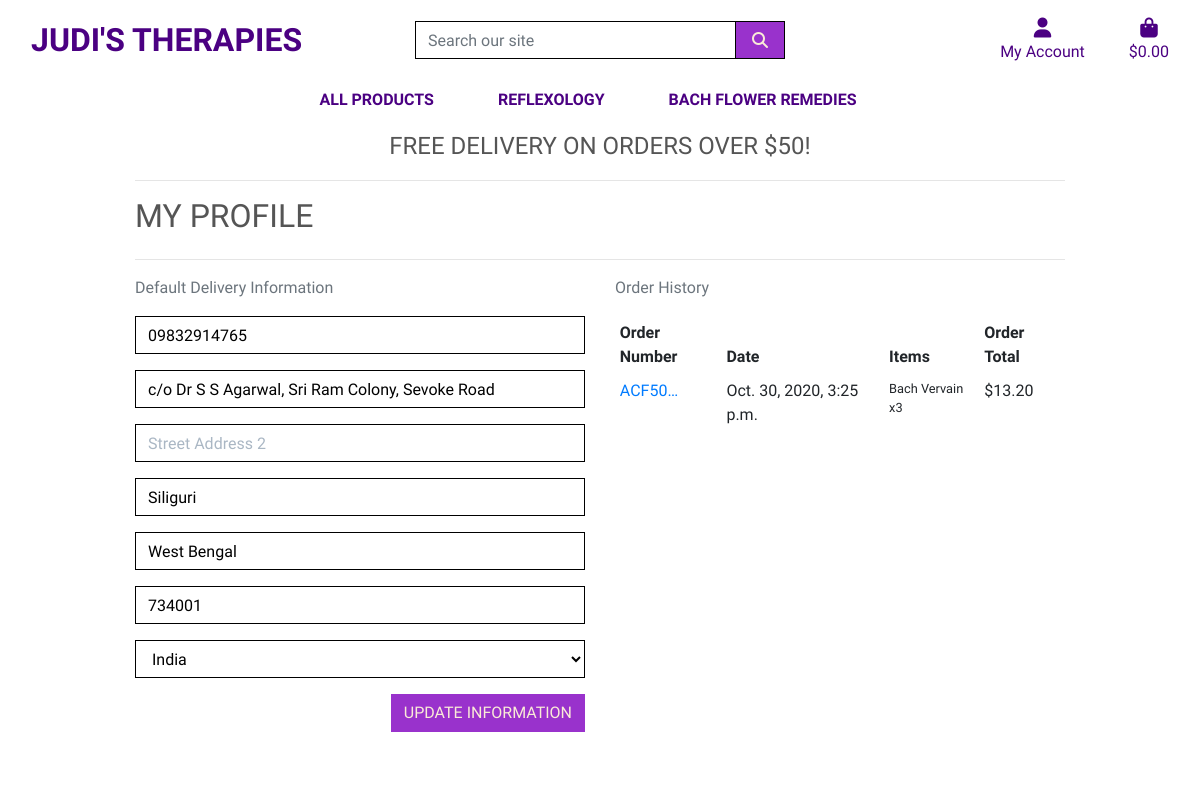
The page /profile/ (signed in) on the database its author committed.
### profiles/models.py (models this page shows, shortened)
class UserProfile(models.Model):
    user = models.OneToOneField(User, on_delete=models.CASCADE)
    default_phone_number = models.CharField(max_length=20, null=True, blank=True)
    default_street_address1 = models.CharField(max_length=80, null=True, blank=True)
    default_street_address2 = models.CharField(max_length=80, null=True, blank=True)
    default_town_or_city = models.CharField(max_length=40, null=True, blank=True)
    default_county = models.CharField(max_length=80, null=True, blank=True)
    default_postcode = models.CharField(max_length=20, null=True, blank=True)
    default_country = CountryField(blank_label='Country', null=True, blank=True)

### checkout/models.py (models this page shows, shortened)
class Order(models.Model):
    order_number = models.CharField(max_length=32, null=False, editable=False)
    user_profile = models.ForeignKey(UserProfile, on_delete=models.SET_NULL,
                                     null=True, blank=True, related_name='orders')
    full_name = models.CharField(max_length=50, null=False, blank=False)
    email = models.EmailField(max_length=254, null=False, blank=False)
    phone_number = models.CharField(max_length=20, null=False, blank=False)
    country = CountryField(blank_label='Country *', null=False, blank=False)
    postcode = models.CharField(max_length=20, null=True, blank=True)
    town_or_city = models.CharField(max_length=40, null=False, blank=False)
    street_address1 = models.CharField(max_length=80, null=False, blank=False)
    street_address2 = models.CharField(max_length=80, null=True, blank=True)
    county = models.CharField(max_length=80, null=True, blank=True)
    date = models.DateTimeField(auto_now_add=True)
    delivery_cost = models.DecimalField(max_digits=6, decimal_places=2, null=False, default=0)
    order_total = models.DecimalField(max_digits=10, decimal_places=2, null=False, default=0)
    grand_total = models.DecimalField(max_digits=10, decimal_places=2, null=False, default=0)
    original_bag = models.TextField(null=False, blank=False, default='')
    stripe_pid = models.CharField(max_length=254, null=False, blank=False, default='')

class OrderLineItem(models.Model):
    order = models.ForeignKey(Order, null=False, blank=False, on_delete=models.CASCADE, related_name='lineitems')
    product = models.ForeignKey(Product, null=False, blank=False, on_delete=models.CASCADE)
    product_size = models.CharField(max_length=2, null=True, blank=True) # XS, S, M, L, XL
    quantity = models.IntegerField(null=False, blank=False, default=0)
    lineitem_total = models.DecimalField(max_digits=6, decimal_places=2, null=False, blank=False, editable=False)

### products/models.py (models this page shows, shortened)
class Product(models.Model):
    category = models.ForeignKey('Category', null=True, blank=True, on_delete=models.SET_NULL)
    sku = models.CharField(max_length=254, null=True, blank=True)
    name = models.CharField(max_length=254)
    description = models.TextField()
    price = models.DecimalField(max_digits=6, decimal_places=2)
    has_sizes = models.BooleanField(default=False, null=True, blank=True)
    rating = models.DecimalField(max_digits=6, decimal_places=2, null=True, blank=True)
    image = models.ImageField(null=True, blank=True)

### profiles/views.py (the view)
# urls.py: path('profile/', include('profiles.urls')),
def profile(request):
    profile = get_object_or_404(UserProfile, user=request.user)
    if request.method == 'POST':
        form = UserProfileForm(request.POST, instance=profile)
        if form.is_valid():
            form.save()
            messages.success(request, 'Profile updated successfully')
        else:
            messages.error(request, 'Update failed. Please ensure the form is valid.')
    else:
        form = UserProfileForm(instance=profile)
    orders = profile.orders.all()
    template = 'profiles/profile.html'
    context = {
        'form': form,
        'orders': orders,
        'on_profile_page': True
    }
    return render(request, template, context)

### profiles/forms.py
class UserProfileForm(forms.ModelForm):
    class Meta:
        model = UserProfile
        exclude = ('user',)
    def __init__(self, *args, **kwargs):
        super().__init__(*args, **kwargs)
        placeholders = {
            'default_phone_number': 'Phone Number',
            'default_postcode': 'Postal Code',
            'default_town_or_city': 'Town or City',
            'default_street_address1': 'Street Address 1',
            'default_street_address2': 'Street Address 2',
            'default_county': 'County, State or Locality',
        }
        self.fields['default_phone_number'].widget.attrs['autofocus'] = True
        for field in self.fields:
            if field != 'default_country':
                if self.fields[field].required:
                    placeholder = f'{placeholders[field]} *'
                else:
                    placeholder = placeholders[field]
                self.fields[field].widget.attrs['placeholder'] = placeholder
            self.fields[field].widget.attrs['class'] = 'border-black rounded-0 profile-form-input'
            self.fields[field].label = False

### bag/contexts.py (called while the page is built, shortened)
def bag_contents(request):
    bag_items = []
    total = 0
    product_count = 0
    bag = request.session.get('bag', {})
    if total < settings.FREE_DELIVERY_THRESHOLD:
        delivery = total * Decimal(settings.STANDARD_DELIVERY_PERCENTAGE / 100)
        free_delivery_delta = settings.FREE_DELIVERY_THRESHOLD - total
    else:
        delivery = 0
        free_delivery_delta = 0
    grand_total = delivery + total
    context = {
        'bag_items': bag_items,
        'total': total,
        'product_count': product_count,
        'delivery': delivery,
        'free_delivery_delta': free_delivery_delta,
        'free_delivery_threshold': settings.FREE_DELIVERY_THRESHOLD,
        'grand_total': grand_total,
    }
    return context

### profiles/templates/profiles/profile.html (shortened to what this page needs)
<!DOCTYPE html>
{% extends "base.html" %}
{% load static %}
{% block extra_css %}
    <link rel="stylesheet" href="{% static 'profiles/css/profile.css' %}">
{% endblock %}
{% block page_header %}
    <div class="container header-container">
    </div>
{% endblock %}
{% block content %}
    <div class="overlay"></div>
    <div class="container">
        <div class="row">
            <div class="col">
                <hr>
                <h2 class="logo-font mb-4">My Profile</h2>
                <hr>
            </div>
        </div>
        <div class="row">
            <div class="col-12 col-lg-6">
                <p class="text-muted">Default Delivery Information</p>
                <form class="mt-3" action="{% url 'profile' %}" method="POST" id="profile-update-form">
                    {{ form|crispy }}
                    <button class="btn btn-black rounded-0 text-uppercase float-right">Update Information</button>
                </form>
            </div>
            <div class="col-12 col-lg-6">
                <p class="text-muted">Order History</p>
                <div class="order-history table-responsive">
                    <table class="table table-sm table-borderless">
                        <thead>
                            <tr>
                                <th>Order Number</th>
                                <th>Date</th>
                                <th>Items</th>
                                <th>Order Total</th>
                            </tr>
                        </thead>
                        <tbody>
                            {% for order in orders %}
                                <tr>
                                    <td>
                                        <a href="{% url 'order_history' order.order_number %}"
                                        title="{{ order.order_number }}">
                                            {{ order.order_number|truncatechars:6 }}
                                        </a>
                                    </td>
                                    <td>{{ order.date }}</td>
                                    <td>
                                        <ul class="list-unstyled">
                                            {% for item in order.lineitems.all %}
                                                <li class="small">
                                                    {{ item.product.name }} x{{ item.quantity }}
                                                </li>
                                            {% endfor %}
                                        </ul>
                                    </td>
                                    <td>${{ order.grand_total }}</td>
                                </tr>
                            {% endfor %}
                        </tbody>
                    </table>
                </div>
            </div>
        </div>
    </div>
{% endblock %}

### static/css/base.css (style rules this page uses)
html { height: 100%; }
body { background: url('/media/Reflexology-Image2.jpg') no-repeat center center fixed; background-size: cover; height: calc(100vh - 164px); color: #555; font-family: 'Kalam'; }
.logo-font { text-transform: uppercase; }
.btn-black { background: #9932CC; color: #FAEBD7; }
.border-black { border: 1px solid black !important; }
.overlay { height: 100%; width: 100%; top: 0; left: 0; position: fixed; background: white; z-index: -1; }
@media (min-width: 1200px) { .container { max-width: 80%; } }
@media (min-width: 992px) { .header-container { padding-top: 164px; } }

### profiles/static/profiles/css/profile.css (style rules this page uses)
.order-history { max-height: 416px; overflow-y: auto; }
#profile-update-form .form-control { color: #000; }
#profile-update-form input::placeholder { color: #aab7c4; }
#id_default_country, #id_default_country option:not(:first-child) { color: #000; }

### rows shown on the page
UserProfile: default_phone_number "09832914765", default_street_address1 "c/o Dr S S Agarwal, Sri Ram Colony, Sevoke Road", default_town_or_city "Siliguri", default_county "West Bengal", default_postcode "734001", default_country "India"
Order: order_number "ACF50…", date "Oct. 30, 2020, 3:25 p.m.", grand_total "13.20"
OrderLineItem: product.name "Bach Vervain", quantity "3"

### other values the page prints
{{ free_delivery_threshold }} "50"
